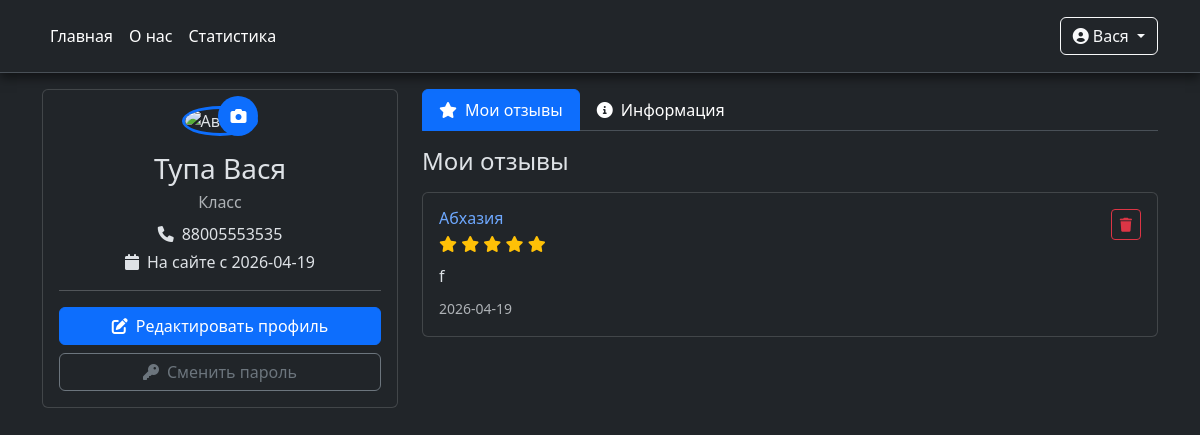
Screenshot of /profile (signed in) with the database file from the repository.
### tables this page shows
CREATE TABLE "Clients" (
	"id"	INTEGER NOT NULL UNIQUE,
	"surname"	TEXT NOT NULL,
	"name"	TEXT NOT NULL,
	"thname"	TEXT,
	"birthday"	DATE NOT NULL,
	"tnumber"	VARCHAR NOT NULL,
	"password"	INTEGER NOT NULL,
	"regdate"	DATE,
	"avatar"	TEXT,
	PRIMARY KEY("id" AUTOINCREMENT)
);

CREATE TABLE "reviews" (
	"id"	INTEGER NOT NULL UNIQUE,
	"tourid"	INTEGER NOT NULL,
	"clientid"	INTEGER NOT NULL,
	"stars"	INTEGER NOT NULL,
	"description"	TEXT,
	"date"	DATE NOT NULL,
	PRIMARY KEY("id" AUTOINCREMENT),
	FOREIGN KEY("clientid") REFERENCES "Clients"("id") ON UPDATE CASCADE ON DELETE CASCADE,
	FOREIGN KEY("tourid") REFERENCES "Tours"("id") ON UPDATE CASCADE ON DELETE CASCADE
);

CREATE TABLE "Tours" (
	"id"	INTEGER NOT NULL UNIQUE,
	"country"	TEXT NOT NULL,
	"agencyid"	INTEGER NOT NULL,
	"description"	TEXT,
	"duration"	TEXT NOT NULL,
	"price"	REAL NOT NULL,
	PRIMARY KEY("id" AUTOINCREMENT),
	FOREIGN KEY("agencyid") REFERENCES "Agency"("id") ON UPDATE CASCADE ON DELETE CASCADE
);

### main.py (the view)
@app.route('/profile')
def profile():
    if 'user_name' not in session:
        flash('Для доступа к профилю необходимо войти', 'warning')
        return redirect(url_for('login'))
    try:
        conn = sqlite3.connect('turhelp.db')
        conn.row_factory = sqlite3.Row  # Позволяет обращаться к полям по имени
        cursor = conn.cursor()
        cursor.execute("""
            SELECT id, name, surname, thname, birthday, tnumber, avatar, regdate
            FROM Clients
            WHERE name = ?
        """, (session['user_name'],))
        user_data = cursor.fetchone()
        if not user_data:
            flash('Пользователь не найден', 'danger')
            conn.close()
            return redirect(url_for('home'))
        user = {
            'id': user_data['id'],
            'name': user_data['name'],
            'surname': user_data['surname'],
            'thname': user_data['thname'] or '',
            'birthday': user_data['birthday'] or '',
            'tnumber': user_data['tnumber'],
            'avatar': user_data['avatar'] or '/static/images/default-avatar.png',
            'regdate': user_data['regdate']
        }
        cursor.execute("""
            SELECT r.id, r.stars, r.description, r.date, t.country, t.id as tour_id
            FROM reviews r
            JOIN Tours t ON r.tourid = t.id
            WHERE r.clientid = ?
            ORDER BY r.date DESC
        """, (user['id'],))
        reviews_data = cursor.fetchall()
        user_reviews = []
        for review in reviews_data:
            user_reviews.append({
                'id': review['id'],
                'stars': review['stars'],
                'description': review['description'],
                'date': review['date'],
                'country': review['country'],
                'tour_id': review['tour_id']
            })
        conn.close()
        return render_template("profile.html",
                               user=user,
                               reviews=user_reviews,
                               user_name=session['user_name'],
                               is_authenticated=True,
                               is_admin=session.get('is_admin', False))
    except Exception as e:
        app.logger.error(f"Error loading profile: {str(e)}")
        flash('Ошибка при загрузке профиля', 'danger')
        return redirect(url_for('home'))

### templates/profile.html (shortened to what this page needs)
<!DOCTYPE html>
<html lang="ru" class="h-100" data-bs-theme="dark">
<head>
    <link rel="stylesheet" href="{{ url_for('static', filename='css/main.css') }}">
    <link rel="stylesheet" href="https://cdn.jsdelivr.net/npm/bootstrap@5.3.3/dist/css/bootstrap.min.css">
    <link rel="stylesheet" href="https://cdnjs.cloudflare.com/ajax/libs/font-awesome/6.0.0/css/all.min.css">
    <link rel="stylesheet" href="https://cdnjs.cloudflare.com/ajax/libs/cropperjs/1.6.1/cropper.min.css">
</head>
<body class="d-flex flex-column h-100">
    <header class="header bg-dark sticky-top p-3 mb-3 border-bottom">
        <div class="container">
            <div class="d-flex flex-wrap align-items-center justify-content-center justify-content-lg-start">
                <ul class="nav col-12 col-lg-auto me-lg-auto mb-2 justify-content-center mb-md-0">
                    <li><a href="/" class="nav-link px-2 text-white">Главная</a></li>
                    <li><a href="/about" class="nav-link px-2 text-white">О нас</a></li>
                    <li><a href="/stats" class="nav-link px-2 text-white">Статистика</a></li>
                </ul>
                <div class="text-end">
                    {% if 'user_name' in session %}
                        <div class="dropdown d-inline-block">
                            <button class="btn btn-outline-light dropdown-toggle" type="button" data-bs-toggle="dropdown">
                                <i class="fas fa-user-circle me-1"></i>{{ session['user_name'] }}
                            </button>
                        </div>
                    {% else %}
                        <a href="{{ url_for('login') }}" class="btn btn-outline-light me-2">Войти</a>
                        <a href="{{ url_for('registrations') }}" class="btn btn-warning">Регистрация</a>
                    {% endif %}
                </div>
            </div>
        </div>
    </header>
    <main class="flex-shrink-0">
        <div class="container">
            <div class="row">
                <div class="col-md-4 mb-4">
                    <div class="card">
                        <div class="card-body text-center">
                            <div class="avatar-container mb-3">
                                <div class="avatar-overlay" onclick="openAvatarEditor()">
                                    <i class="fas fa-camera"></i>
                                </div>
                            </div>
                            <h3 class="mb-1">{{ user.surname }} {{ user.name }}</h3>
                            {% if user.thname %}
                                <p class="text-muted mb-2">{{ user.thname }}</p>
                            {% endif %}
                            <p class="mb-1">
                                <i class="fas fa-phone me-2"></i>{{ user.tnumber }}
                            </p>
                            <p class="mb-3">
                                <i class="fas fa-calendar me-2"></i>На сайте с {{ user.regdate }}
                            </p>
                            <hr>
                            <div class="d-grid gap-2">
                                <button class="btn btn-primary" onclick="openEditProfile()">
                                    <i class="fas fa-edit me-2"></i>Редактировать профиль
                                </button>
                                <button class="btn btn-outline-secondary" onclick="openChangePassword()">
                                    <i class="fas fa-key me-2"></i>Сменить пароль
                                </button>
                            </div>
                        </div>
                    </div>
                </div>
                <div class="col-md-8">
                    <ul class="nav nav-tabs mb-3" id="profileTabs" role="tablist">
                        <li class="nav-item" role="presentation">
                            <button class="nav-link active" id="reviews-tab" data-bs-toggle="tab" data-bs-target="#reviews" type="button" role="tab">
                                <i class="fas fa-star me-2"></i>Мои отзывы
                            </button>
                        </li>
                        <li class="nav-item" role="presentation">
                            <button class="nav-link" id="info-tab" data-bs-toggle="tab" data-bs-target="#info" type="button" role="tab">
                                <i class="fas fa-info-circle me-2"></i>Информация
                            </button>
                        </li>
                    </ul>
                    <div class="tab-content" id="profileTabsContent">
                        <div class="tab-pane fade show active" id="reviews" role="tabpanel">
                            <h4 class="mb-3">Мои отзывы</h4>
                            {% if reviews %}
                                {% for review in reviews %}
                                <div class="card mb-3 review-card">
                                    <div class="card-body">
                                        <div class="d-flex justify-content-between align-items-start">
                                            <div>
                                                <h6 class="mb-1">
                                                    <a href="{{ url_for('tour_page', tour_id=review.tour_id, name='', address='', country=review.country, duration='', price='', description='') }}" class="text-decoration-none">
                                                        {{ review.country }}
                                                    </a>
                                                </h6>
                                                <div class="mb-2">
                                                    {% for i in range(5) %}
                                                        {% if i < review.stars %}
                                                            <i class="fas fa-star text-warning"></i>
                                                        {% else %}
                                                            <i class="far fa-star text-warning"></i>
                                                        {% endif %}
                                                    {% endfor %}
                                                </div>
                                                <p class="mb-2">{{ review.description }}</p>
                                                <small class="text-muted">{{ review.date }}</small>
                                            </div>
                                            <button class="btn btn-sm btn-outline-danger" onclick="deleteMyReview({{ review.id }})">
                                                <i class="fas fa-trash"></i>
                                            </button>
                                        </div>
                                    </div>
                                </div>
                                {% endfor %}
                            {% else %}
                                <div class="alert alert-info">
                                    <i class="fas fa-info-circle me-2"></i>
                                    У вас пока нет отзывов. Оставьте отзыв о понравившемся туре!
                                </div>
                            {% endif %}
                        </div>
                    </div>
                </div>
            </div>
        </div>
    </main>
</body>
</html>

### static/css/main.css (style rules this page uses)
.header { position: sticky; top: 0; width: 100%; z-index: 1000; box-shadow: 0px 5px 10px 0px rgba(0, 0, 0, 0.5) }
body { overflow: hidden; height: 100%; font-family: Arial, sans-serif; margin: 0; }

### templates/profile.html (style rules this page uses)
.avatar-overlay { position: absolute; bottom: 0; right: 0; background: #0d6efd; color: white; width: 40px; height: 40px; border-radius: 50%; display: flex; align-items: center; justify-content: center; cursor: pointer; transition: background 0.3s; }
.avatar-container { position: relative; display: inline-block; }
.review-card { transition: transform 0.2s; }
.nav-tabs .nav-link { color: #fff; }
.nav-tabs .nav-link.active { background-color: #0d6efd; border-color: #0d6efd; color: white; }

### rows the page displays
Clients: user_name "Вася", surname "Тупа", name "Вася", thname "Класс", tnumber "88005553535", regdate "2026-04-19"
reviews: country "Абхазия", stars 5 (drawn), description "f", date "2026-04-19"
